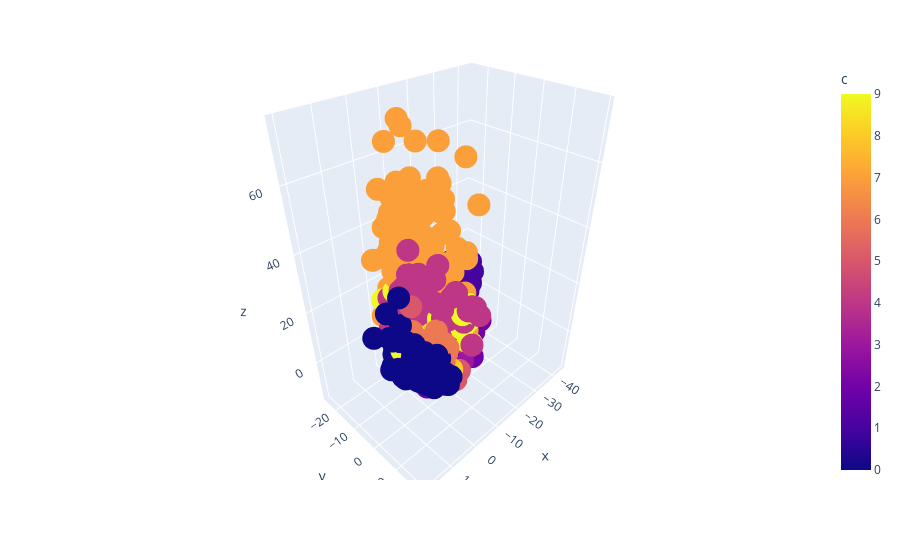

Notebook cell for this chart:
### Code cell
fig = px.scatter_3d(embedding_df, x='x', y='y', z='z',
              color='c')
fig.show()

### Figure 1 — Plotly figure (JSON) as saved in the notebook; plotly's stock layout.template omitted (floating-point values rounded to 4 significant figures; data arrays with more than 128 entries replaced by an {"elided": "..."} marker saying what was removed)
{"data": [{"hovertemplate": "x=%{x}<br>y=%{y}<br>z=%{z}<br>c=%{marker.color}<extra></extra>", "legendgroup": "", "marker": {"color": {"elided": "2560 int values"}, "coloraxis": "coloraxis", "symbol": "circle"}, "mode": "markers", "name": "", "scene": "scene", "showlegend": false, "type": "scatter3d", "x": {"elided": "2560 float values"}, "y": {"elided": "2560 float values"}, "z": {"elided": "2560 float values"}}], "layout": {"coloraxis": {"colorbar": {"title": {"text": "c"}}, "colorscale": [[0, "#0d0887"], [0.1111, "#46039f"], [0.2222, "#7201a8"], [0.3333, "#9c179e"], [0.4444, "#bd3786"], [0.5556, "#d8576b"], [0.6667, "#ed7953"], [0.7778, "#fb9f3a"], [0.8889, "#fdca26"], [1, "#f0f921"]]}, "legend": {"tracegroupgap": 0}, "margin": {"t": 60}, "scene": {"domain": {"x": [0, 1], "y": [0, 1]}, "xaxis": {"title": {"text": "x"}}, "yaxis": {"title": {"text": "y"}}, "zaxis": {"title": {"text": "z"}}}}}
